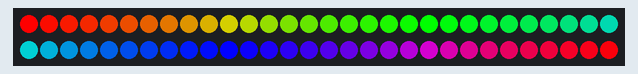
The program below on a simulated Raspberry Pi Pico running MicroPython. Shown: 60 RGB LEDs in strip order, left to right, continuing on the next row.

Above: at 0.15 s.
At 4.71 s:
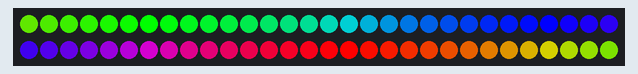
At 9.87 s:
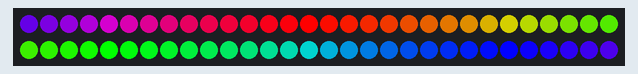
At 19.89 s:
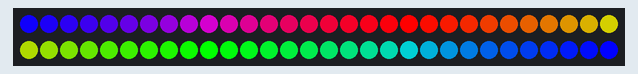
At 29.61 s:
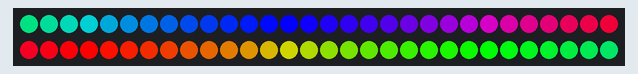
At 39.63 s:
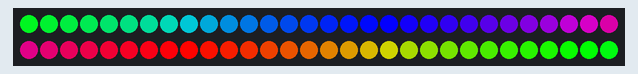

The program:

rgb.py
```python
"Connect WS2812b RGB LED STRIP GREEN WIRE WITH PICO BOARD 'GP18' RED WIRE 5v WHITE WIRE COONECT TO GROUND"


import machine, neopixel
import time
n = 60
p = 18

np = neopixel.NeoPixel(machine.Pin(p), n)

def wheel(pos):

  if pos < 0 or pos > 255:
    return (0, 0, 0)
  if pos < 85:
    return (255 - pos * 3, pos * 3, 0)
  if pos < 170:
    pos -= 85
    return (0, 255 - pos * 3, pos * 3)
  pos -= 170
  return (pos * 3, 0, 255 - pos * 3)
def rainbow_cycle(wait):
  for j in range(255):
    for i in range(n):
      rc_index = (i * 256 // n) + j
      np[i] = wheel(rc_index & 255)
    np.write()
    time.sleep_ms(wait)


while True:
    rainbow_cycle(1)
```
